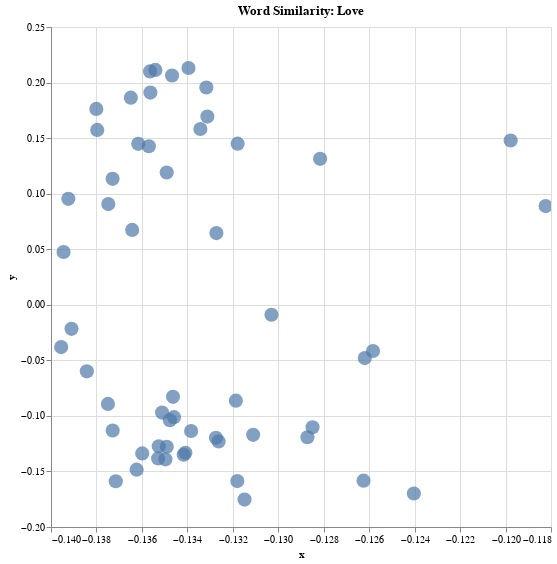

The code cell stored with this chart in its notebook:
### Code cell
alt.Chart(df_2,title="Word Similarity: Love").mark_circle(size=200).encode(
    alt.X('x',
        scale=alt.Scale(zero=False)
    ), y="y",
    # If you click a point, take you to the URL link 
    # The categories that show up in the hover tooltip
    tooltip=['title', 'speaker_gender', 'speaker', 'act', 'context']
    ).interactive().properties(
    width=500,
    height=500
)

### Figure 1 — Vega-Lite specification as saved in the notebook (floating-point values rounded to 4 significant figures)
{"config": {"view": {"continuousWidth": 400, "continuousHeight": 300}}, "data": {"name": "data-e1eaf1b93ee7d45fcf4ba819f74dae69"}, "mark": {"type": "circle", "size": 200}, "encoding": {"tooltip": [{"field": "title", "type": "nominal"}, {"field": "speaker_gender", "type": "nominal"}, {"field": "speaker", "type": "nominal"}, {"field": "act", "type": "quantitative"}, {"field": "context", "type": "nominal"}], "x": {"field": "x", "scale": {"zero": false}, "type": "quantitative"}, "y": {"field": "y", "type": "quantitative"}}, "height": 500, "selection": {"selector053": {"type": "interval", "bind": "scales", "encodings": ["x", "y"]}}, "title": "Word Similarity: Love", "width": 500, "$schema": "https://vega.github.io/schema/vega-lite/v4.17.0.json", "datasets": {"data-e1eaf1b93ee7d45fcf4ba819f74dae69": [{"x": -0.1332, "y": 0.1956, "context": "s a good fellow, and on my word i **love** him: but to think a fit match for this", "tokens": "s a good fellow , and on my word i love him : but to think a fit match for this", "title": "Tamer Tamed", "speaker_gender": "M", "speaker": "Sophocles", "act": 1.0}, {"x": -0.1347, "y": 0.2063, "context": "if your affections be not made of words i **love** you, and you know how dearly rowland,", "tokens": "if your affection ##s be not made of words i love you , and you know how dear ##ly rowland ,", "title": "Tamer Tamed", "speaker_gender": "F", "speaker": "Livia", "act": 2.0}, {"x": -0.1353, "y": -0.1383, "context": "why should we do our honest and our hearty **love** such wrong, to overrun our fortunes then you flat", "tokens": "why should we do our honest and our heart ##y love such wrong , to overrun our fortunes then you flat", "title": "Tamer Tamed", "speaker_gender": "F", "speaker": "Livia", "act": 2.0}, {"x": -0.1258, "y": -0.04162, "context": "high priest among the jews: his money rowland oh **love** forgive me, what faith hast thou why,", "tokens": "high priest among the jews : his money rowland oh love forgive me , what faith has ##t thou why ,", "title": "Tamer Tamed", "speaker_gender": "F", "speaker": "Livia", "act": 2.0}, {"x": -0.1346, "y": -0.1011, "context": "hang itself, should i but cross it for pure **love** to the matter i must hatch it nay never look", "tokens": "hang itself , should i but cross it for pure love to the matter i must hatch it nay never look", "title": "Tamer Tamed", "speaker_gender": "F", "speaker": "Livia", "act": 2.0}, {"x": -0.1396, "y": -0.03805, "context": "fears and modest blushes, view me, and **love** example here is your sister here is the brave old", "tokens": "fears and modest blush ##es , view me , and love example here is your sister here is the brave old", "title": null, "speaker_gender": null, "speaker": null, "act": null}, {"x": -0.1262, "y": -0.1583, "context": "your sister here is the brave old man ’ s **love** that **loves** the young man ay and hold thee", "tokens": "your sister here is the brave old man ’ s love that loves the young man a ##y and hold thee", "title": "Tamer Tamed", "speaker_gender": "F", "speaker": "Bianca", "act": 2.0}, {"x": -0.1338, "y": -0.1136, "context": "credit you maria, come down, and let your **love** confirm it stay there sir, that bargain ’ s", "tokens": "credit you maria , come down , and let your love confirm it stay there sir , that bargain ’ s", "title": null, "speaker_gender": null, "speaker": null, "act": null}, {"x": -0.1354, "y": 0.2114, "context": "stock a kingdom why this is a riddle: i **love** you, and i **love** you not it is so", "tokens": "stock a kingdom why this is a riddle : i love you , and i love you not it is so", "title": "Tamer Tamed", "speaker_gender": "M", "speaker": "Petruchio", "act": 3.0}, {"x": -0.1339, "y": 0.2131, "context": "is a riddle: i **love** you, and i **love** you not it is so: and till your own", "tokens": "is a riddle : i love you , and i love you not it is so : and till your own", "title": "Tamer Tamed", "speaker_gender": "F", "speaker": "Maria", "act": 3.0}, {"x": -0.1349, "y": 0.119, "context": "ear and exit how ’ s this i do not **love** these favors: save you the devil take thee —", "tokens": "ear and exit how ’ s this i do not love these favors : save you the devil take thee —", "title": null, "speaker_gender": null, "speaker": null, "act": null}, {"x": -0.1262, "y": -0.04801, "context": "him by th ’ nose oh there ’ s a **love** token for you: thank me now i ’ ll", "tokens": "him by th ’ nose oh there ’ s a love token for you : thank me now i ’ ll", "title": null, "speaker_gender": null, "speaker": null, "act": null}, {"x": -0.1326, "y": -0.1231, "context": "violent neither — it may be out of her earnest **love**, there grew a longing ( as you know women", "tokens": "violent neither — it may be out of her earnest love , there grew a longing ( as you know women", "title": "Tamer Tamed", "speaker_gender": "M", "speaker": "Moroso", "act": 1.0}, {"x": -0.1285, "y": -0.1103, "context": "her i do beseech you, even for **love** sake — i will rowland she may sooner count the", "tokens": "her i do be ##see ##ch you , even for love sake — i will rowland she may sooner count the", "title": null, "speaker_gender": null, "speaker": null, "act": null}, {"x": -0.1362, "y": -0.1484, "context": "count the good i have thought her, our old **love** and our friendship, shed one true tear, mean", "tokens": "count the good i have thought her , our old love and our friendship , shed one true tear , mean", "title": "Tamer Tamed", "speaker_gender": "M", "speaker": "Rowland", "act": 4.0}, {"x": -0.1318, "y": -0.1587, "context": "that i grant her out of my free and liberal **love**, a pardon, which you and all men else", "tokens": "that i grant her out of my free and liberal love , a pardon , which you and all men else", "title": "Tamer Tamed", "speaker_gender": "M", "speaker": "Petruchio", "act": 5.0}, {"x": -0.1341, "y": -0.1331, "context": "repentance, and undoing can win her **love**, i ’ ll make a shift for one when", "tokens": "rep ##ent ##ance , and undo ##ing can win her love , i ’ ll make a shift for one when", "title": "Tamer Tamed", "speaker_gender": "M", "speaker": "Petruchio", "act": 3.0}, {"x": -0.1375, "y": -0.08919, "context": "counsel i shall hang first i ’ ll no more **love**, that ’ s certain, ’ tis a bane", "tokens": "counsel i shall hang first i ’ ll no more love , that ’ s certain , ’ tis a bane", "title": "Tamer Tamed", "speaker_gender": "M", "speaker": "Rowland", "act": 1.0}, {"x": -0.1384, "y": -0.05989, "context": "him of a man, and could be brought to **love**, and **love** a woman, ’ twould make", "tokens": "him of a man , and could be brought to love , and love a woman , ’ two ##uld make", "title": "Tamer Tamed", "speaker_gender": "M", "speaker": "Rowland", "act": 1.0}, {"x": -0.1394, "y": 0.04753, "context": "man, and could be brought to **love**, and **love** a woman, ’ twould make his head ache", "tokens": "man , and could be brought to love , and love a woman , ’ two ##uld make his head ache", "title": "Tamer Tamed", "speaker_gender": "M", "speaker": "Rowland", "act": 1.0}, {"x": -0.1311, "y": -0.117, "context": "wilt thou rowland as ’ tis to be in **love** and why for virtue sake and why for virtue ’", "tokens": "wil ##t thou rowland as ’ tis to be in love and why for virtue sake and why for virtue ’", "title": null, "speaker_gender": null, "speaker": null, "act": null}, {"x": -0.1346, "y": -0.08287, "context": "best a swabber, if thou canst **love** so near to keep thy making, yet thou wil", "tokens": "best a sw ##ab ##ber , if thou cans ##t love so near to keep thy making , yet thou wil", "title": "Tamer Tamed", "speaker_gender": "M", "speaker": "Rowland", "act": 1.0}, {"x": -0.1353, "y": -0.1274, "context": "thy language why o tranio, those things in **love**, ne ’ er talk as we do, no", "tokens": "thy language why o tran ##io , those things in love , ne ’ er talk as we do , no", "title": "Tamer Tamed", "speaker_gender": "M", "speaker": "Rowland", "act": 1.0}, {"x": -0.1373, "y": -0.1131, "context": "io wilt thou rowland, certain ne ’ er **love** again i think so, certain, and if i", "tokens": "##io wil ##t thou rowland , certain ne ’ er love again i think so , certain , and if i", "title": "Tamer Tamed", "speaker_gender": "M", "speaker": "Rowland", "act": 1.0}, {"x": -0.1198, "y": 0.1479, "context": "’ th ’ wager that ’ s all one **love** you as much, or more, than she now", "tokens": "’ th ’ wage ##r that ’ s all one love you as much , or more , than she now", "title": "Tamer Tamed", "speaker_gender": "M", "speaker": "Tranio", "act": 1.0}, {"x": -0.1303, "y": -0.008968, "context": "you ’ tis a good hearing, let ’ em **love**: ten pound more, i never **love** that woman", "tokens": "you ’ tis a good hearing , let ’ em love : ten pound more , i never love that woman", "title": "Tamer Tamed", "speaker_gender": "M", "speaker": "Rowland", "act": 1.0}, {"x": -0.1334, "y": 0.1582, "context": "’ em **love**: ten pound more, i never **love** that woman there it is; and so an hundred", "tokens": "’ em love : ten pound more , i never love that woman there it is ; and so an hundred", "title": "Tamer Tamed", "speaker_gender": "M", "speaker": "Tranio", "act": 1.0}, {"x": -0.138, "y": 0.1763, "context": "pray you tell me one thing truly; do you **love** her i would i did not, upon that condition", "tokens": "pray you tell me one thing truly ; do you love her i would i did not , upon that condition", "title": "Tamer Tamed", "speaker_gender": "M", "speaker": "Petruchio", "act": 3.0}, {"x": -0.1182, "y": 0.08885, "context": ", her modesty required a little violence some women **love** to struggle she had it, and so much that", "tokens": ", her modest ##y required a little violence some women love to struggle she had it , and so much that", "title": "Tamer Tamed", "speaker_gender": "M", "speaker": "Sophocles", "act": 3.0}, {"x": -0.135, "y": -0.1391, "context": ", nor obedience in way of duty, but of **love**, and credit; all i expect is but a", "tokens": ", nor obedience in way of duty , but of love , and credit ; all i expect is but a", "title": "Tamer Tamed", "speaker_gender": "M", "speaker": "Petruchio", "act": 3.0}, {"x": -0.1331, "y": 0.1693, "context": "pleasure now you perceive him sophocles i **love** thee above thy vanity, thou faithless creature would", "tokens": "pleasure now you perceive him so ##ph ##oc ##les i love thee above thy vanity , thou faith ##less creature would", "title": "Tamer Tamed", "speaker_gender": "M", "speaker": "Petruchio", "act": 3.0}, {"x": -0.1349, "y": -0.1278, "context": "doting had i not wife enough to turn my **love** too did i want vexation, or any", "tokens": "dot ##ing had i not wife enough to turn my love too did i want ve ##xa ##tion , or any", "title": "Tamer Tamed", "speaker_gender": "M", "speaker": "Petruchio", "act": 3.0}, {"x": -0.1348, "y": -0.1039, "context": "still; i would yet remember you give him his **love** wench; the young man has employment for ’", "tokens": "still ; i would yet remember you give him his love wen ##ch ; the young man has employment for ’", "title": "Tamer Tamed", "speaker_gender": "F", "speaker": "Bianca", "act": 4.0}, {"x": -0.1342, "y": -0.135, "context": "must do so sometimes, and oftentimes; **love** were too serious else a witty woman had you **loved**", "tokens": "must do so sometimes , and often ##time ##s ; love were too serious else a witty woman had you loved", "title": "Tamer Tamed", "speaker_gender": "F", "speaker": "Bianca", "act": 4.0}, {"x": -0.1327, "y": 0.06455, "context": "; and i had **loved** you so: you may **love** worse sir, but that is not material i shall", "tokens": "; and i had loved you so : you may love worse sir , but that is not material i shall", "title": "Tamer Tamed", "speaker_gender": "F", "speaker": "Bianca", "act": 4.0}, {"x": -0.1391, "y": -0.02165, "context": "sorrow may induce me to forgive you, but never **love** again; if i stay longer, i have lost", "tokens": "sorrow may induce me to forgive you , but never love again ; if i stay longer , i have lost", "title": "Tamer Tamed", "speaker_gender": "M", "speaker": "Rowland", "act": 4.0}, {"x": -0.1373, "y": 0.1134, "context": "ll to the lodge; some that are kind and **love** me, i know will visit me petruchio", "tokens": "ll to the lodge ; some that are kind and love me , i know will visit me pet ##ru ##chio", "title": "Tamer Tamed", "speaker_gender": "F", "speaker": "Maria", "act": 5.0}, {"x": -0.1319, "y": -0.08631, "context": "your office and what he wants, if money, **love**, or labor, or any way may win it", "tokens": "your office and what he wants , if money , love , or labor , or any way may win it", "title": "Tamer Tamed", "speaker_gender": "M", "speaker": "Petronius", "act": 5.0}, {"x": -0.1282, "y": 0.1314, "context": "you were sir look to yourselves, and if you **love** your lives, open the door, and fly me", "tokens": "you were sir look to yourselves , and if you love your lives , open the door , and fly me", "title": "Tamer Tamed", "speaker_gender": "M", "speaker": "Petruchio", "act": 5.0}, {"x": -0.138, "y": 0.1574, "context": "enter moroso and petronius that i do **love** her, is without all question, and most extremely", "tokens": "enter mor ##oso and pet ##ron ##ius that i do love her , is without all question , and most extremely", "title": "Tamer Tamed", "speaker_gender": "M", "speaker": "Moroso", "act": 1.0}, {"x": -0.1392, "y": 0.09534, "context": "tis handsome, and i know moreover i am to **love** her for ’ t now you come to me nay", "tokens": "tis handsome , and i know moreover i am to love her for ’ t now you come to me nay", "title": null, "speaker_gender": null, "speaker": null, "act": null}, {"x": -0.1375, "y": 0.09062, "context": "falser than the devil, i cannot choose but **love** it what do i know but those that came to", "tokens": "false ##r than the devil , i cannot choose but love it what do i know but those that came to", "title": "Tamer Tamed", "speaker_gender": "F", "speaker": "Maria", "act": 1.0}, {"x": -0.1327, "y": -0.1198, "context": "willinger the law commands me to do it, **love** commands me and my own duty charges me heaven bless", "tokens": "willing ##er the law commands me to do it , love commands me and my own duty charges me heaven bless", "title": null, "speaker_gender": null, "speaker": null, "act": null}, {"x": -0.1357, "y": 0.1427, "context": "for ever never to be recalled: i know you **love** me, mad till you have enjoyed me; i", "tokens": "for ever never to be recalled : i know you love me , mad till you have enjoyed me ; i", "title": "Tamer Tamed", "speaker_gender": "F", "speaker": "Maria", "act": 1.0}, {"x": -0.1318, "y": 0.145, "context": "fear the gallows keep thee there still and you **love** rowland say if i say not i am sure i", "tokens": "fear the gallo ##ws keep thee there still and you love rowland say if i say not i am sure i", "title": null, "speaker_gender": null, "speaker": null, "act": null}, {"x": -0.1362, "y": 0.1448, "context": "’ ll no by-blowes if you can **love** her do, if you can hate her, or", "tokens": "’ ll no by - blow ##es if you can love her do , if you can hate her , or", "title": "Tamer Tamed", "speaker_gender": "M", "speaker": "Tranio", "act": 3.0}, {"x": -0.1364, "y": 0.06739, "context": "thus i blow off, the care i took to **love** her, like this point i untie, and", "tokens": "thus i blow off , the care i took to love her , like this point i un ##tie , and", "title": "Tamer Tamed", "speaker_gender": "M", "speaker": "Petruchio", "act": 4.0}, {"x": -0.1356, "y": 0.21, "context": "uses, and now i am for travel now i **love** you, and now i see you are a man", "tokens": "uses , and now i am for travel now i love you , and now i see you are a man", "title": "Tamer Tamed", "speaker_gender": "F", "speaker": "Bianca", "act": 4.0}, {"x": -0.1356, "y": 0.191, "context": "ard urge my strong tie upon you: but i **love** you, and all the world shall know it,", "tokens": "##ard urge my strong tie upon you : but i love you , and all the world shall know it ,", "title": "Tamer Tamed", "speaker_gender": "F", "speaker": "Maria", "act": 4.0}, {"x": -0.1315, "y": -0.1754, "context": "ability, and strength of judgement, than any private **love**, or wanton kisses go worthy man, and", "tokens": "ability , and strength of judgement , than any private love , or want ##on kisses go worthy man , and", "title": "Tamer Tamed", "speaker_gender": "F", "speaker": "Maria", "act": 4.0}, {"x": -0.1365, "y": 0.1864, "context": "t fool me in again not i sir, i **love** you better, take your time, and pleasure i", "tokens": "##t fool me in again not i sir , i love you better , take your time , and pleasure i", "title": "Tamer Tamed", "speaker_gender": "F", "speaker": "Maria", "act": 4.0}, {"x": -0.1287, "y": -0.1193, "context": "but farewell that, we must be wiser cousin **love** must not leave us to the world: have you", "tokens": "but farewell that , we must be wise ##r cousin love must not leave us to the world : have you", "title": "Tamer Tamed", "speaker_gender": "F", "speaker": "Livia", "act": 1.0}, {"x": -0.1351, "y": -0.09703, "context": "must deliver it there livia, and a better **love** light on thee, i can no more to this", "tokens": "must deliver it there liv ##ia , and a better love light on thee , i can no more to this", "title": "Tamer Tamed", "speaker_gender": "M", "speaker": "Rowland", "act": 1.0}, {"x": -0.1372, "y": -0.1588, "context": "set me up; there rowland, all thy old **love** back: and may a new to come exceed mine", "tokens": "set me up ; there rowland , all thy old love back : and may a new to come exceed mine", "title": "Tamer Tamed", "speaker_gender": "F", "speaker": "Livia", "act": 1.0}, {"x": -0.136, "y": -0.1338, "context": "monument of what i have had, thou all the **love** now left me, and now lost, let me", "tokens": "monument of what i have had , thou all the love now left me , and now lost , let me", "title": "Tamer Tamed", "speaker_gender": "M", "speaker": "Rowland", "act": 3.0}, {"x": -0.124, "y": -0.1698, "context": "you dare you kiss me thus i begin my new **love** once again with all my heart once again maria o", "tokens": "you dare you kiss me thus i begin my new love once again with all my heart once again maria o", "title": null, "speaker_gender": null, "speaker": null, "act": null}]}}
